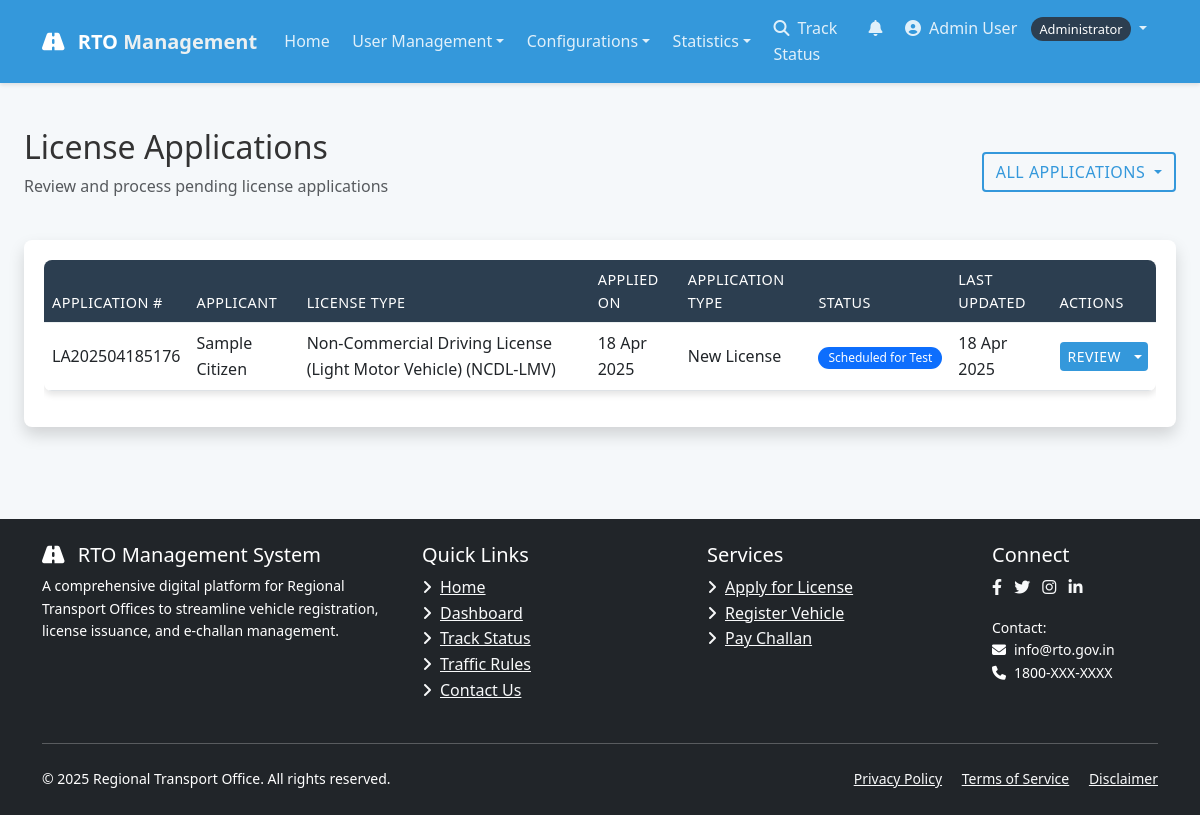
Page /license/applications/review/ (signed in) on the earlier database version.
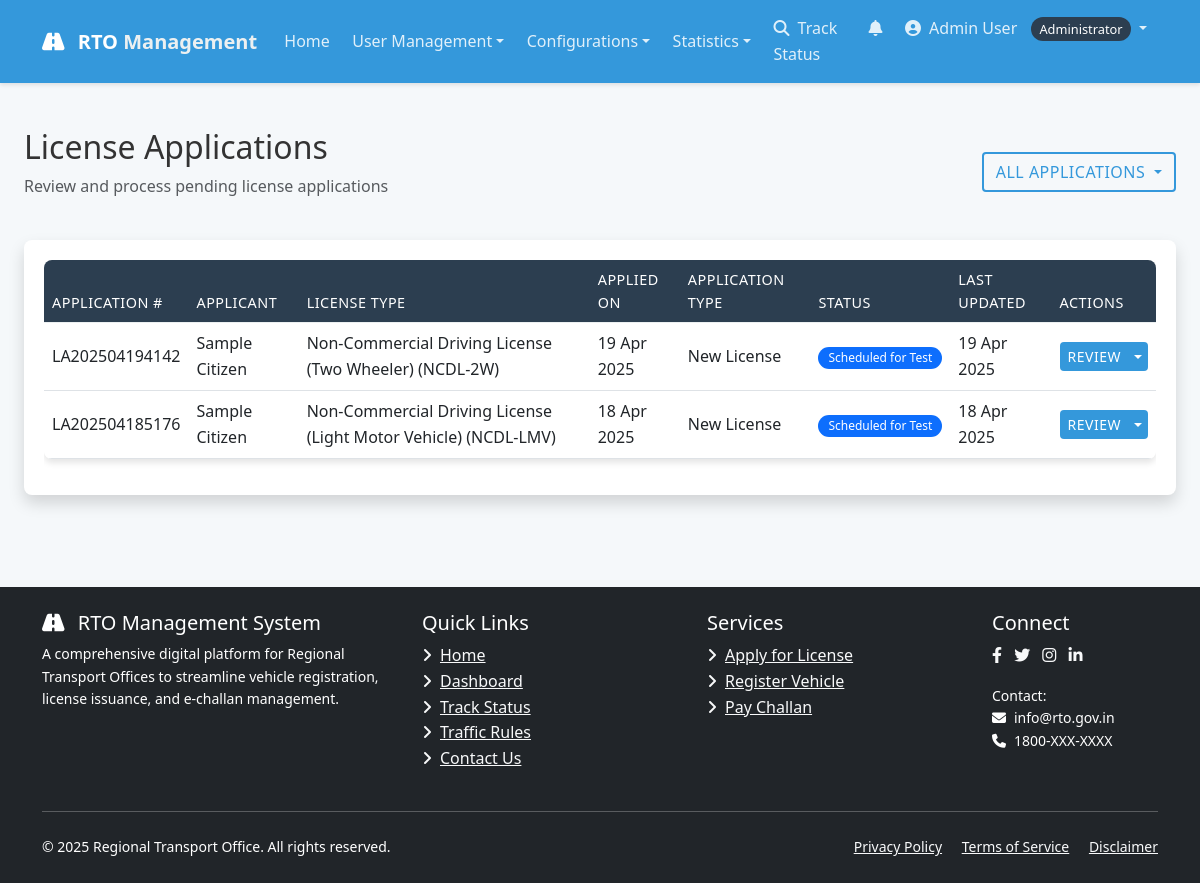
Same page on the later database version.
### license/models.py (models this page shows, shortened)
class LicenseApplication(models.Model):
    STATUS_CHOICES = (
        ('PENDING', 'Pending'),
        ('DOCUMENT_VERIFICATION', 'Document Verification'),
        ('SCHEDULED_FOR_TEST', 'Scheduled for Test'),
        ('TEST_PASSED', 'Test Passed'),
        ('TEST_FAILED', 'Test Failed'),
        ('APPROVED', 'Approved'),
        ('REJECTED', 'Rejected'),
        ('ISSUED', 'Issued'),
    )
    APPLICATION_TYPE_CHOICES = (
        ('NEW', 'New License'),
        ('RENEWAL', 'License Renewal'),
        ('DUPLICATE', 'Duplicate License'),
    )
    applicant = models.ForeignKey(User, on_delete=models.CASCADE, related_name='license_applications')
    license_type = models.ForeignKey(LicenseType, on_delete=models.CASCADE)
    application_type = models.CharField(max_length=20, choices=APPLICATION_TYPE_CHOICES, default='NEW')
    application_number = models.CharField(max_length=20, unique=True)
    application_date = models.DateField(auto_now_add=True)
    status = models.CharField(max_length=30, choices=STATUS_CHOICES, default='PENDING')
    photo = models.ImageField(upload_to='license_photos/')
    signature = models.ImageField(upload_to='license_signatures/')
    id_proof = models.FileField(upload_to='license_id_proofs/')
    address_proof = models.FileField(upload_to='license_address_proofs/')
    test_date = models.DateTimeField(null=True, blank=True)
    test_result = models.BooleanField(null=True, blank=True)
    rejection_reason = models.TextField(blank=True, null=True)
    payment_status = models.BooleanField(default=False)
    payment_date = models.DateTimeField(null=True, blank=True)
    payment_transaction_id = models.CharField(max_length=100, blank=True, null=True)
    reviewed_by = models.ForeignKey(User, on_delete=models.SET_NULL, null=True, blank=True,
                                   related_name='reviewed_license_applications')
    issued_date = models.DateField(null=True, blank=True)
    valid_until = models.DateField(null=True, blank=True)
    created_at = models.DateTimeField(auto_now_add=True)
    updated_at = models.DateTimeField(auto_now=True)

class LicenseType(models.Model):
    name = models.CharField(max_length=100)
    code = models.CharField(max_length=10, unique=True)
    description = models.TextField()
    age_requirement = models.PositiveIntegerField(default=18)
    validity_years = models.PositiveIntegerField(default=10)
    fee = models.DecimalField(max_digits=10, decimal_places=2)

### accounts/models.py (models this page shows, shortened)
class User(AbstractUser):
    USER_TYPE_CHOICES = (
        ('CITIZEN', 'Citizen'),
        ('OFFICER', 'RTO Officer'),
        ('ADMIN', 'Administrator'),
    )
    username = None
    email = models.EmailField(_('email address'), unique=True)
    phone_number = models.CharField(max_length=15, blank=True, null=True)
    aadhaar_number = models.CharField(max_length=16, blank=True, null=True)
    address = models.TextField(blank=True, null=True)
    user_type = models.CharField(max_length=10, choices=USER_TYPE_CHOICES, default='CITIZEN')
    profile_picture = models.ImageField(upload_to='profile_pics/', blank=True, null=True)
    USERNAME_FIELD = 'email'
    REQUIRED_FIELDS = []
    objects = UserManager()
    def get_full_name(self):
        return f"{self.first_name} {self.last_name}" if self.first_name or self.last_name else self.email

### license/views.py (the view)
# urls.py: path('applications/review/', views.review_license_applications, name='review_license_applications'),
@login_required
@user_passes_test(lambda u: u.user_type in ['OFFICER', 'ADMIN'])
def review_license_applications(request):
    status_filter = request.GET.get('status', '')
    if status_filter:
        applications = LicenseApplication.objects.filter(
            status=status_filter,
            payment_status=True
        ).order_by('-application_date')
    else:
        applications = LicenseApplication.objects.filter(
            payment_status=True
        ).order_by('-application_date')
    return render(request, 'license/review_applications.html', {
        'applications': applications,
        'status_filter': status_filter
    })

### templates/license/review_applications.html (shortened to what the changed rows need)
{% extends 'base.html' %}
{% block content %}
<div class="container-fluid py-4">
    <div class="d-flex justify-content-between align-items-center mb-4">
        <div>
            <h2>License Applications</h2>
        </div>
    </div>
    <div class="card shadow">
        <div class="card-body">
            {% if applications %}
            <div class="table-responsive">
                <table class="table table-hover">
                    <thead class="table-light">
                        <tr>
                            <th>Application #</th>
                            <th>Applicant</th>
                            <th>License Type</th>
                            <th>Applied On</th>
                            <th>Application Type</th>
                            <th>Status</th>
                            <th>Last Updated</th>
                            <th>Actions</th>
                        </tr>
                    </thead>
                    <tbody>
                        {% for application in applications %}
                        <tr>
                            <td>{{ application.application_number }}</td>
                            <td>{{ application.applicant.get_full_name }}</td>
                            <td>{{ application.license_type.name }} ({{ application.license_type.code }})</td>
                            <td>{{ application.application_date|date:"d M Y" }}</td>
                            <td>{{ application.get_application_type_display }}</td>
                            <td>
                                {% if application.status == 'PENDING' %}
                                <span class="badge bg-warning text-dark">{{ application.get_status_display }}</span>
                                {% elif application.status == 'DOCUMENT_VERIFICATION' %}
                                <span class="badge bg-info text-dark">{{ application.get_status_display }}</span>
                                {% elif application.status == 'SCHEDULED_FOR_TEST' %}
                                <span class="badge bg-primary">{{ application.get_status_display }}</span>
                                {% elif application.status == 'TEST_PASSED' %}
                                <span class="badge bg-success">{{ application.get_status_display }}</span>
                                {% elif application.status == 'TEST_FAILED' %}
                                <span class="badge bg-danger">{{ application.get_status_display }}</span>
                                {% elif application.status == 'APPROVED' %}
                                <span class="badge bg-success">{{ application.get_status_display }}</span>
                                {% elif application.status == 'REJECTED' %}
                                <span class="badge bg-danger">{{ application.get_status_display }}</span>
                                {% elif application.status == 'ISSUED' %}
                                <span class="badge bg-success">{{ application.get_status_display }}</span>
                                {% endif %}
                            </td>
                            <td>{{ application.updated_at|date:"d M Y" }}</td>
                            <td>
                                <div class="btn-group">
                                    <a href="{% url 'review_license_application' application_number=application.application_number %}" class="btn btn-sm btn-primary">
                                         Review
                                    </a>
                                    <button type="button" class="btn btn-sm btn-primary dropdown-toggle dropdown-toggle-split" data-bs-toggle="dropdown" aria-expanded="false">
                                    </button>
                                </div>
                            </td>
                        </tr>
                        {% endfor %}
                    </tbody>
                </table>
            </div>
            {% endif %}
        </div>
    </div>
</div>
{% endblock %}

Differences in the rows shown:
added LicenseApplication: application_number "LA202504194142", applicant.get_full_name "Sample Citizen", license_type.name "Non-Commercial Driving License (Two Wheeler)", license_type.code "NCDL-2W", application_date "19 Apr 2025", application_type "New License", status "Scheduled for Test", updated_at "19 Apr 2025"
